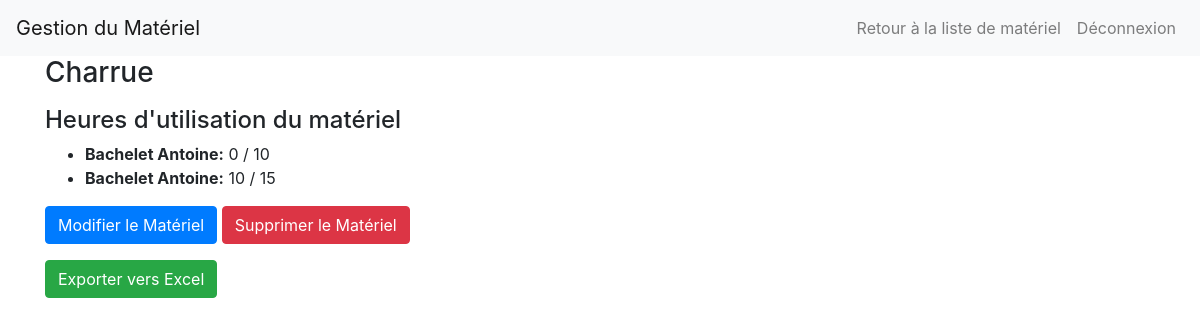
The page /responsable_materiel.php?id=1 (signed in) on the database its author committed.
### tables this page shows
CREATE TABLE `materiels` (
  `id` int(11) NOT NULL,
  `nom_materiel` varchar(100) DEFAULT NULL,
  `image_path` text DEFAULT NULL,
  `responsable` text DEFAULT NULL
);

CREATE TABLE `heures_utilisation` (
  `ID` int(11) NOT NULL,
  `heure_debut` float NOT NULL,
  `heure_fin` float NOT NULL,
  `id_materiel` int(11) NOT NULL,
  `utilisateur` text NOT NULL,
  `commentaires` text DEFAULT NULL
);

CREATE TABLE `utilisateurs` (
  `id` int(11) NOT NULL,
  `nom_utilisateur` varchar(255) NOT NULL,
  `mot_de_passe` varchar(255) NOT NULL,
  `nom` varchar(100) NOT NULL,
  `prenom` varchar(100) NOT NULL,
  `email` varchar(100) NOT NULL
);

### responsable_materiel.php (the view, shortened to what this page needs)
<!DOCTYPE html>
<html>
<head>
    <link rel="stylesheet" href="https://stackpath.bootstrapcdn.com/bootstrap/4.5.2/css/bootstrap.min.css">
</head>
<body>
    <?php
        if (isset($_GET['id'])) {
            $id_materiel = $_GET['id'];
        }
        $pdo = new PDO("mysql:host=localhost;dbname=cuma_de_la_plaine", "root", "");
        $query = "SELECT * FROM materiels WHERE id = ?";
        $stmt = $pdo->prepare($query);
        $stmt->execute([$id_materiel]);
        $data = $stmt->fetch();
        $query = "SELECT h.*, u.nom, u.prenom FROM heures_utilisation h
                JOIN utilisateurs u ON h.utilisateur = u.nom_utilisateur
                WHERE h.id_materiel = ?
                ORDER BY h.heure_debut ASC";
        $stmt = $pdo->prepare($query);
        $stmt->execute([$id_materiel]);
        $heures_utilisation = $stmt->fetchAll();
    ?>
    <header>
        <nav class="navbar navbar-expand-lg navbar-light bg-light">
            <a class="navbar-brand" href="#">Gestion du Matériel</a>
            <div class="collapse navbar-collapse" id="navbarNav">
                <ul class="navbar-nav ml-auto">
                    <li class="nav-item">
                        <a class="nav-link" href="liste_materiels.php">Retour à la liste de matériel</a>
                    </li>
                    <li class="nav-item">
                        <a class="nav-link" href="deconnexion.php">Déconnexion</a>
                    </li>
                </ul>
            </div>
        </nav>
    </header>
    <main class="container">
        <h3 class="card-title"><?php echo $data["nom_materiel"]; ?></h3>
        <div class="mt-3">
            <h4>Heures d'utilisation du matériel</h4>
            <ul>
                <?php foreach ($heures_utilisation as $heure) { ?>
                    <li>
                    <strong><?php echo $heure["nom"] . " " . $heure["prenom"]; ?>:</strong>
                    <?php echo $heure["heure_debut"] . " / " . $heure["heure_fin"]; ?>
                </li>
                <?php } ?>
            </ul>
        </div>
        <div class="mt-3">
            <a href="modifier_materiel.php?id=[ID du Matériel]" class="btn btn-primary">Modifier le Matériel</a>
            <a href="supprimer_materiel.php?id=[ID du Matériel]" class="btn btn-danger">Supprimer le Matériel</a>
        </div>
        <div class="mt-3">
            <a href="export_excel.php?nom=<?php echo $data["nom_materiel"]; ?>&data=<?php echo base64_encode(serialize($heures_utilisation)); ?>" class="btn btn-success">Exporter vers Excel</a>
        </div>
    </main>
</body>
</html>

### rows shown on the page
materiels: nom_materiel "Charrue"
heures_utilisation: utilisateurs.nom "Bachelet", utilisateurs.prenom "Antoine", heure_debut "0", heure_fin "10"
heures_utilisation: utilisateurs.nom "Bachelet", utilisateurs.prenom "Antoine", heure_debut "10", heure_fin "15"
